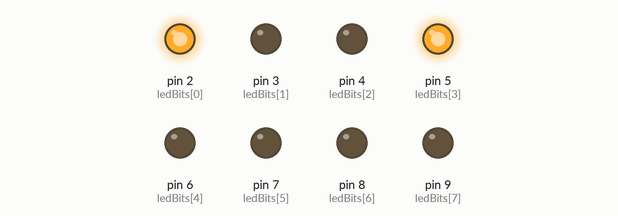
This sketch was run on a simulated Arduino Uno, built with avr-gcc and run on an emulated ATmega328P. On the bench: output pins drawn as LEDs (lit = HIGH).

Above: at 0.1 s.
Timing chart, 0 to 1.6 s (numbered marks = the images above):
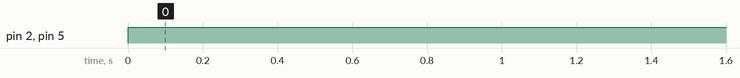

The sketch:

2.Led_con_pulsador.ino
```cpp
const int ledBits[8]={2,3,4,5,6,7,8,9};
const int decimal =9;


void setup() {
  // put your setup code here, to run once:
  for(int i=0;i<8;i++){
    pinMode(ledBits[i],OUTPUT);
}
}

void loop() {
  // put your main code here, to run repeatedly:
  for(int i = 0; i < 8; i++){
    digitalWrite(ledBits[i], bitRead(decimal,i));
  }
}
```

Measured:
- by itself, pin 2 (ledBits[0]), pin 5 (ledBits[3]): LOW → HIGH at 0.00 s
